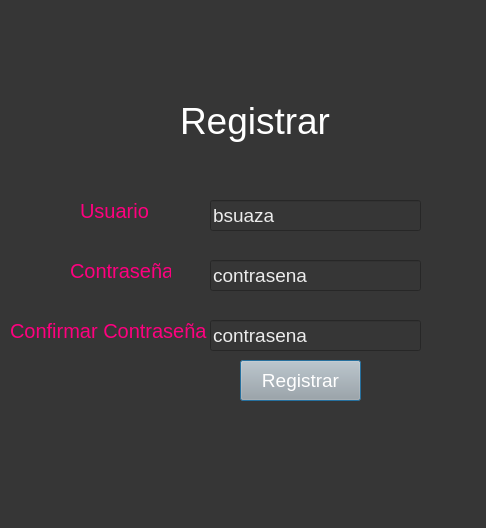
<?xml version="1.0" encoding="UTF-8"?>
<ui version="4.0">
 <class>login</class>
 <widget class="QDialog" name="login">
  <property name="geometry">
   <rect>
    <x>0</x>
    <y>0</y>
    <width>486</width>
    <height>528</height>
   </rect>
  </property>
  <property name="windowTitle">
   <string>Dialog</string>
  </property>
  <property name="styleSheet">
   <string notr="true">background-color: rgb(54, 54, 54);</string>
  </property>
  <widget class="QLabel" name="et_login">
   <property name="geometry">
    <rect>
     <x>180</x>
     <y>90</y>
     <width>151</width>
     <height>61</height>
    </rect>
   </property>
   <property name="styleSheet">
    <string notr="true">color:rgb(255, 255, 255);font-size:28pt</string>
   </property>
   <property name="text">
    <string>Registrar</string>
   </property>
  </widget>
  <widget class="QLabel" name="et_usuario">
   <property name="geometry">
    <rect>
     <x>80</x>
     <y>190</y>
     <width>71</width>
     <height>41</height>
    </rect>
   </property>
   <property name="styleSheet">
    <string notr="true">font-size:15pt;color:rgb(255, 0, 127)</string>
   </property>
   <property name="text">
    <string>Usuario</string>
   </property>
  </widget>
  <widget class="QLineEdit" name="email">
   <property name="geometry">
    <rect>
     <x>210</x>
     <y>200</y>
     <width>211</width>
     <height>31</height>
    </rect>
   </property>
   <property name="styleSheet">
    <string notr="true">font-size:14pt;color:rgb(236, 236, 236)</string>
   </property>
   <property name="text">
    <string>bsuaza</string>
   </property>
  </widget>
  <widget class="QLabel" name="et_contra">
   <property name="geometry">
    <rect>
     <x>70</x>
     <y>250</y>
     <width>101</width>
     <height>41</height>
    </rect>
   </property>
   <property name="styleSheet">
    <string notr="true">font-size:15pt;color:rgb(255, 0, 127)</string>
   </property>
   <property name="text">
    <string>Contraseña</string>
   </property>
  </widget>
  <widget class="QLineEdit" name="password">
   <property name="geometry">
    <rect>
     <x>210</x>
     <y>260</y>
     <width>211</width>
     <height>31</height>
    </rect>
   </property>
   <property name="styleSheet">
    <string notr="true">font-size:14pt;color:rgb(236, 236, 236)</string>
   </property>
   <property name="text">
    <string>contrasena</string>
   </property>
  </widget>
  <widget class="QPushButton" name="boton_iniciar">
   <property name="geometry">
    <rect>
     <x>240</x>
     <y>360</y>
     <width>121</width>
     <height>41</height>
    </rect>
   </property>
   <property name="styleSheet">
    <string notr="true">background-color: rgb(167, 168, 167);font-size:14pt;color:rgb(255, 255, 255)</string>
   </property>
   <property name="text">
    <string>Registrar</string>
   </property>
  </widget>
  <widget class="QLabel" name="et_contra_2">
   <property name="geometry">
    <rect>
     <x>10</x>
     <y>310</y>
     <width>231</width>
     <height>41</height>
    </rect>
   </property>
   <property name="styleSheet">
    <string notr="true">font-size:15pt;color:rgb(255, 0, 127)</string>
   </property>
   <property name="text">
    <string>Confirmar Contraseña</string>
   </property>
  </widget>
  <widget class="QLineEdit" name="password_2">
   <property name="geometry">
    <rect>
     <x>210</x>
     <y>320</y>
     <width>211</width>
     <height>31</height>
    </rect>
   </property>
   <property name="styleSheet">
    <string notr="true">font-size:14pt;color:rgb(236, 236, 236)</string>
   </property>
   <property name="text">
    <string>contrasena</string>
   </property>
  </widget>
 </widget>
 <resources/>
 <connections/>
</ui>
